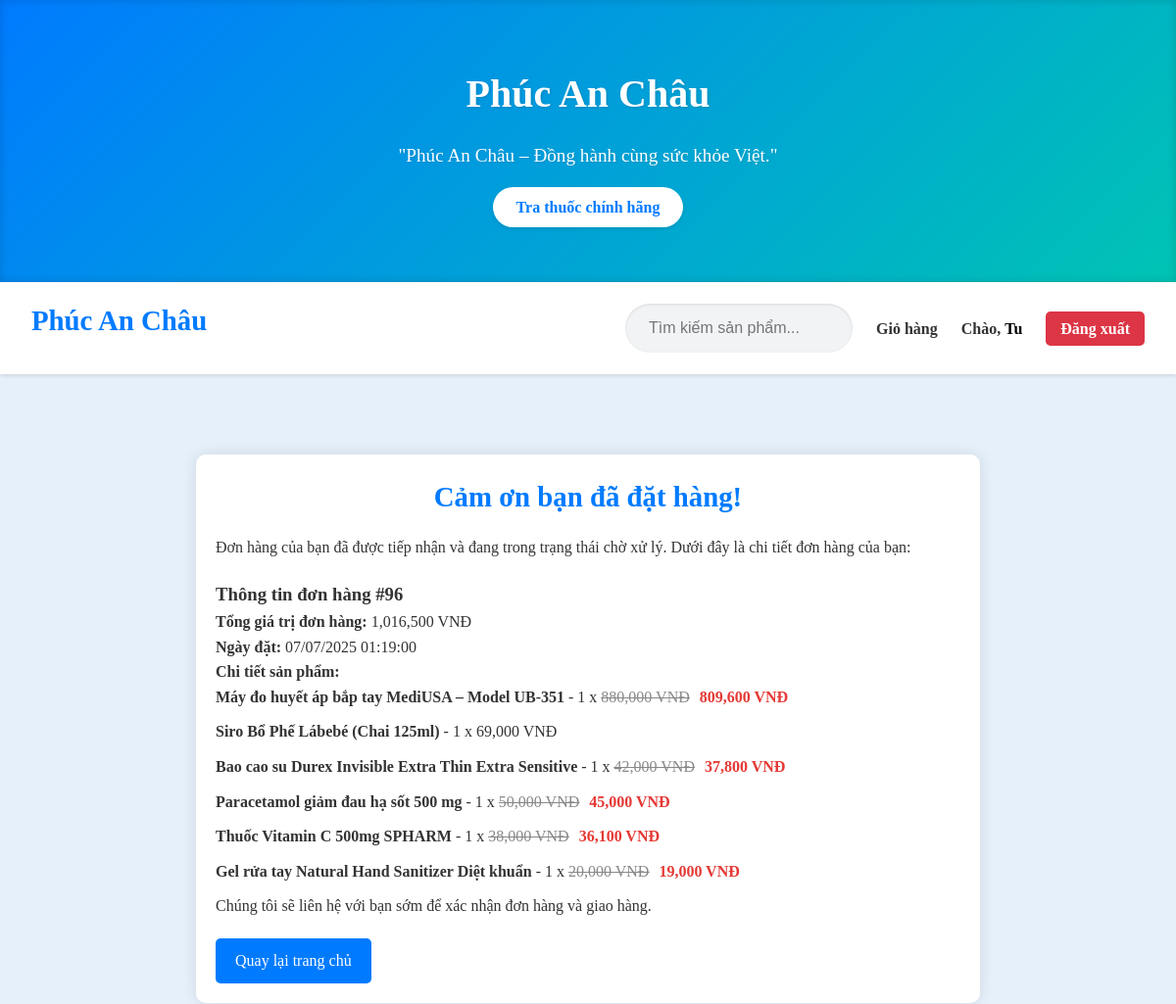
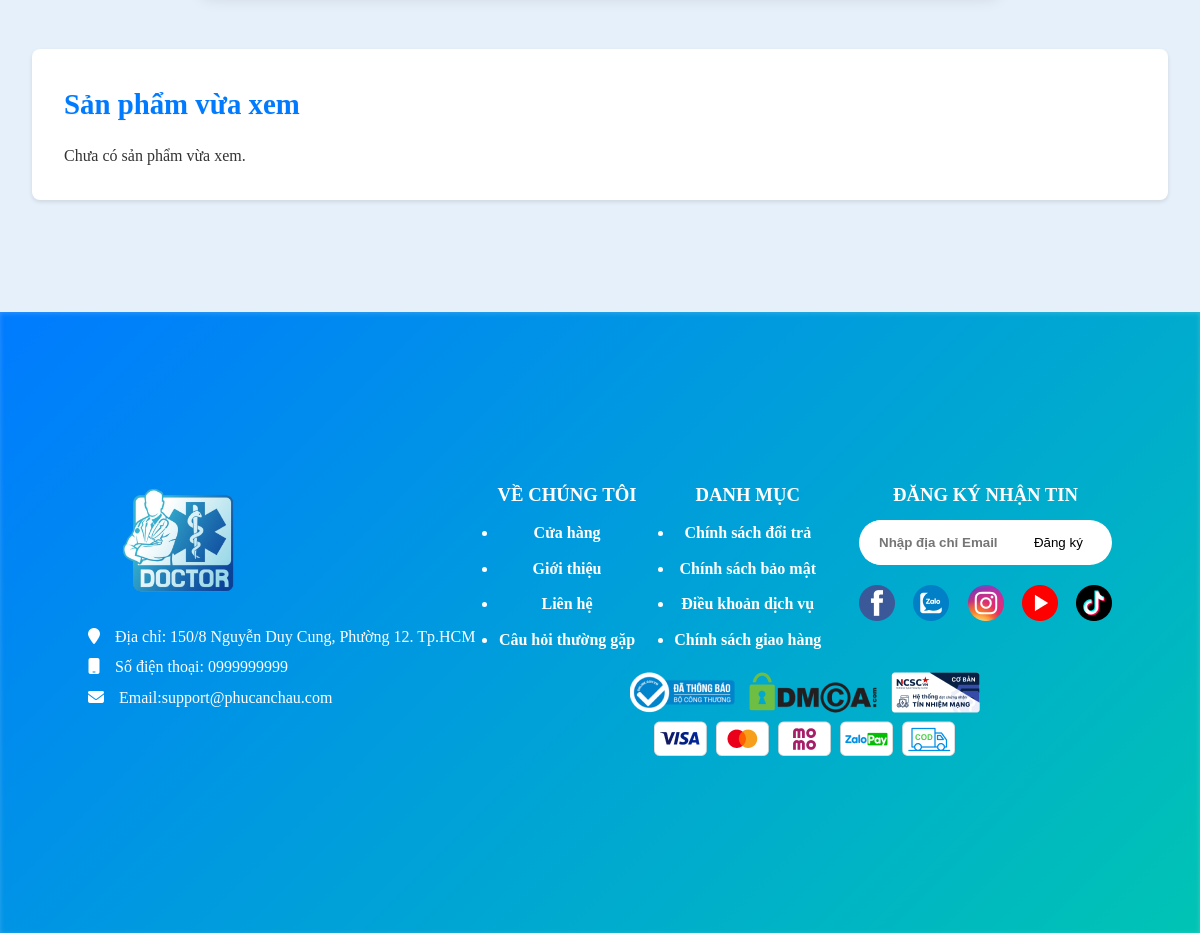
Page /thank_you.php (signed in) on the committed database (2 pictures, top to bottom).
### tables this page shows
CREATE TABLE `orders` (
  `id` int(11) NOT NULL,
  `user_id` int(11) DEFAULT NULL,
  `total_price` decimal(10,2) DEFAULT NULL,
  `order_date` timestamp NOT NULL DEFAULT current_timestamp(),
  `full_name` varchar(100) NOT NULL,
  `phone` varchar(15) NOT NULL,
  `email` varchar(100) NOT NULL,
  `address` text NOT NULL,
  `payment_method` varchar(50) NOT NULL,
  `payment_status` enum('processing','completed') NOT NULL DEFAULT 'processing',
  `payment_check_time` datetime DEFAULT NULL,
  `transaction_id` varchar(50) DEFAULT NULL
);

CREATE TABLE `order_details` (
  `id` int(11) NOT NULL,
  `order_id` int(11) NOT NULL,
  `product_id` int(11) NOT NULL,
  `quantity` int(11) NOT NULL,
  `price` decimal(12,2) NOT NULL
);

CREATE TABLE `products` (
  `id` int(11) NOT NULL,
  `name` varchar(100) NOT NULL,
  `category_id` int(11) DEFAULT NULL,
  `description` text DEFAULT NULL,
  `price` decimal(10,2) NOT NULL,
  `image` varchar(255) DEFAULT NULL,
  `quantity` int(11) DEFAULT 0,
  `created_at` timestamp NOT NULL DEFAULT current_timestamp(),
  `sold` int(11) DEFAULT 0,
  `views` int(11) DEFAULT 0,
  `brand` varchar(100) DEFAULT NULL,
  `ingredient` text DEFAULT NULL,
  `uses` text DEFAULT NULL,
  `usage` text DEFAULT NULL,
  `side_effects` text DEFAULT NULL,
  `warning` text DEFAULT NULL,
  `storage` text DEFAULT NULL,
  `discount` decimal(5,2) DEFAULT 0.00,
  `final_price` decimal(10,2) DEFAULT 0.00
);

### thank_you.php (the view, shortened to what this page needs)
<?php
include 'includes/db.php';
$user_id = $_SESSION['user_id'];
$sql = "SELECT * FROM orders WHERE user_id = ? ORDER BY order_date DESC LIMIT 1";
$stmt = $conn->prepare($sql);
$stmt->bind_param("i", $user_id);
$stmt->execute();
$result = $stmt->get_result();
$order = $result->fetch_assoc();
if ($order) {
    $order_id = $order['id'];
    $sql_items = "SELECT od.quantity, p.name, p.price, p.discount, p.final_price
                  FROM order_details od
                  JOIN products p ON od.product_id = p.id
                  WHERE od.order_id = ?";
    $stmt_items = $conn->prepare($sql_items);
    $stmt_items->bind_param("i", $order_id);
    $stmt_items->execute();
    $items_result = $stmt_items->get_result();
} else {
    echo "<p>No order found for this user.</p>";
    exit;
}
?>
<!DOCTYPE html>
<html lang="vi">
<head>
    <link rel="stylesheet" href="assets/css/Trang_chu.css">
    <link rel="stylesheet" href="assets/css/thank_you.css">
    <link rel="stylesheet" href="https://cdnjs.cloudflare.com/ajax/libs/font-awesome/6.4.0/css/all.min.css">
</head>
<body>
    <?php
    include 'includes/header.php';
    include 'includes/nav.php';
    ?>
    <main class="container">
        <div class="thank-you-container">
            <h2>Cảm ơn bạn đã đặt hàng!</h2>
            <p>Đơn hàng của bạn đã được tiếp nhận và đang trong trạng thái chờ xử lý. Dưới đây là chi tiết đơn hàng của bạn:</p>
            <h3>Thông tin đơn hàng #<?php echo $order['id']; ?></h3>
            <p><strong>Tổng giá trị đơn hàng:</strong> <?php echo number_format($order['total_price']); ?> VNĐ</p>
            <p><strong>Ngày đặt:</strong> <?php echo date("d/m/Y H:i:s", strtotime($order['order_date'])); ?></p>
            <h4>Chi tiết sản phẩm:</h4>
            <?php if ($items_result->num_rows > 0): ?>
                <ul>
                    <?php while ($item = $items_result->fetch_assoc()): ?>
                        <li>
                            <strong><?php echo htmlspecialchars($item['name']); ?></strong> - <?php echo $item['quantity']; ?> x
                            <?php if ($item['discount'] > 0): ?>
                                <span class="original-price"><s><?php echo number_format($item['price']); ?> VNĐ</s></span>
                                <span class="discounted-price"><?php echo number_format($item['final_price']); ?> VNĐ</span>
                            <?php else: ?>
                                <?php echo number_format($item['price']); ?> VNĐ
                            <?php endif; ?>
                        </li>
                    <?php endwhile; ?>
                </ul>
            <?php else: ?>
                <p>No items found for this order.</p>
            <?php endif; ?>
            <p>Chúng tôi sẽ liên hệ với bạn sớm để xác nhận đơn hàng và giao hàng.</p>
            <a href="index.php">Quay lại trang chủ</a>
        </div>
        <?php include'includes/recently.php'?>
        </main>
        <?php include 'includes/footer.php' ?>
</body>
</html>

### assets/css/Trang_chu.css (style rules this page uses)
* { margin: 0; padding: 0; box-sizing: border-box; }
body { font-family: 'Times New Roman', Times, serif, sans-serif; line-height: 1.6; color: #333; background-color: #e6f0fa; }
.container { max-width: 1280px; margin: 0 auto; padding: 2rem; }
h2 { font-size: 1.8rem; margin-bottom: 1rem; color: #007bff; font-weight: bold; text-shadow: 0 1px 1px rgba(0, 0, 0, 0.05); }
.original-price { text-decoration: line-through; color: #888; margin-right: 6px; }
.discounted-price { color: #e53935; font-weight: bold; }

### assets/css/thank_you.css (style rules this page uses)
.thank-you-container { max-width: 800px; margin: 50px auto; background-color: #fff; padding: 20px; border-radius: 10px; box-shadow: 0 0 15px rgba(0, 0, 0, 0.1); }
.thank-you-container h2 { text-align: center; color: #007bff; }
.thank-you-container h3 { margin-top: 20px; }
.thank-you-container ul { list-style-type: none; padding: 0; }
.thank-you-container ul li { margin-bottom: 10px; }
.thank-you-container a { display: inline-block; margin-top: 20px; background-color: #007bff; color: #fff; padding: 10px 20px; border-radius: 5px; text-decoration: none; }

### rows in the picture
orders: id "96", total_price "1,016,500", order_date "07/07/2025 01:19:00"
order_details: product.name "Máy đo huyết áp bắp tay MediUSA – Model UB-351", quantity "1", product.price "880,000", product.final_price "809,600"
order_details: product.name "Siro Bổ Phế Lábebé (Chai 125ml)", quantity "1", product.price "69,000"
order_details: product.name "Bao cao su Durex Invisible Extra Thin Extra Sensitive", quantity "1", product.price "42,000", product.final_price "37,800"
order_details: product.name "Paracetamol giảm đau hạ sốt 500 mg", quantity "1", product.price "50,000", product.final_price "45,000"
order_details: product.name "Thuốc Vitamin C 500mg SPHARM", quantity "1", product.price "38,000", product.final_price "36,100"
order_details: product.name "Gel rửa tay Natural Hand Sanitizer Diệt khuẩn", quantity "1", product.price "20,000", product.final_price "19,000"

### other values in the picture
$username "Tu"
